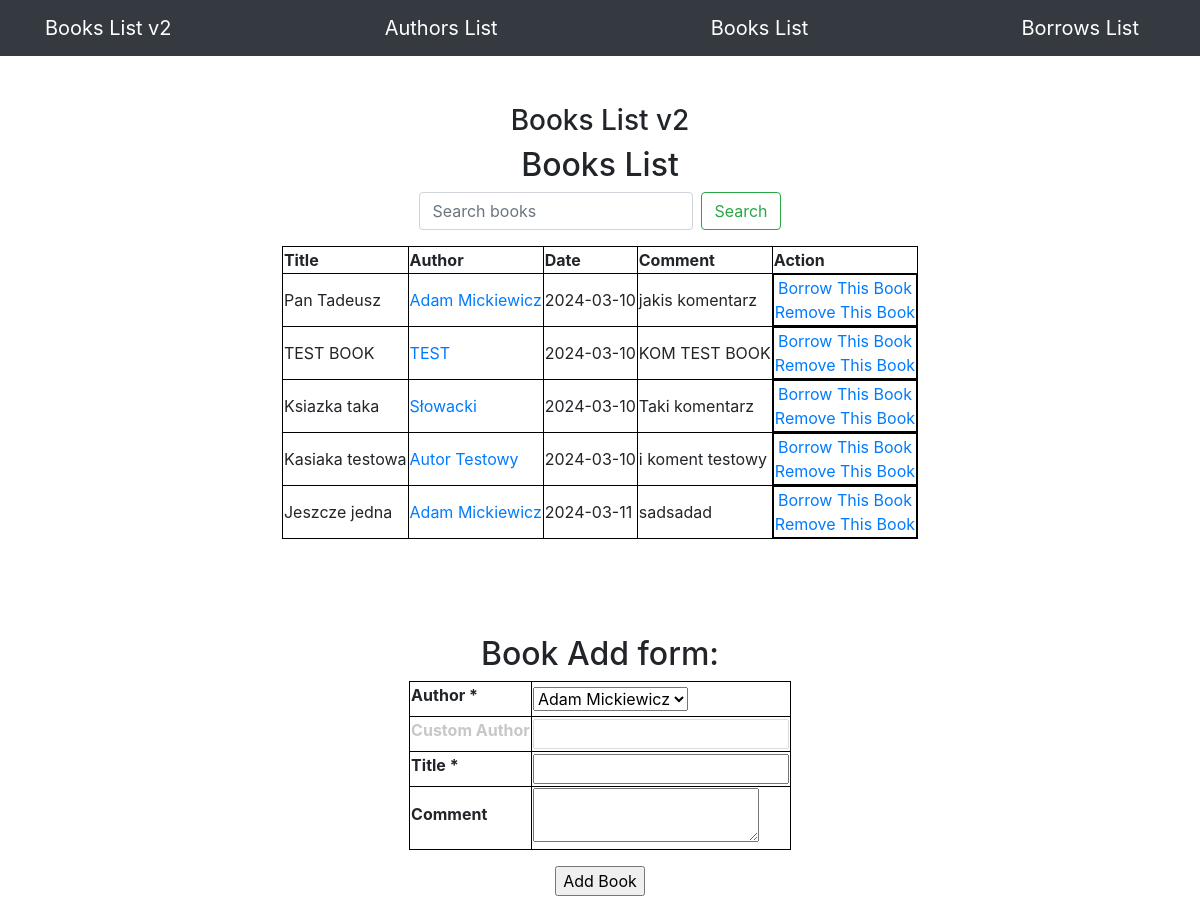
/books/, run on an earlier commit of the app's database.
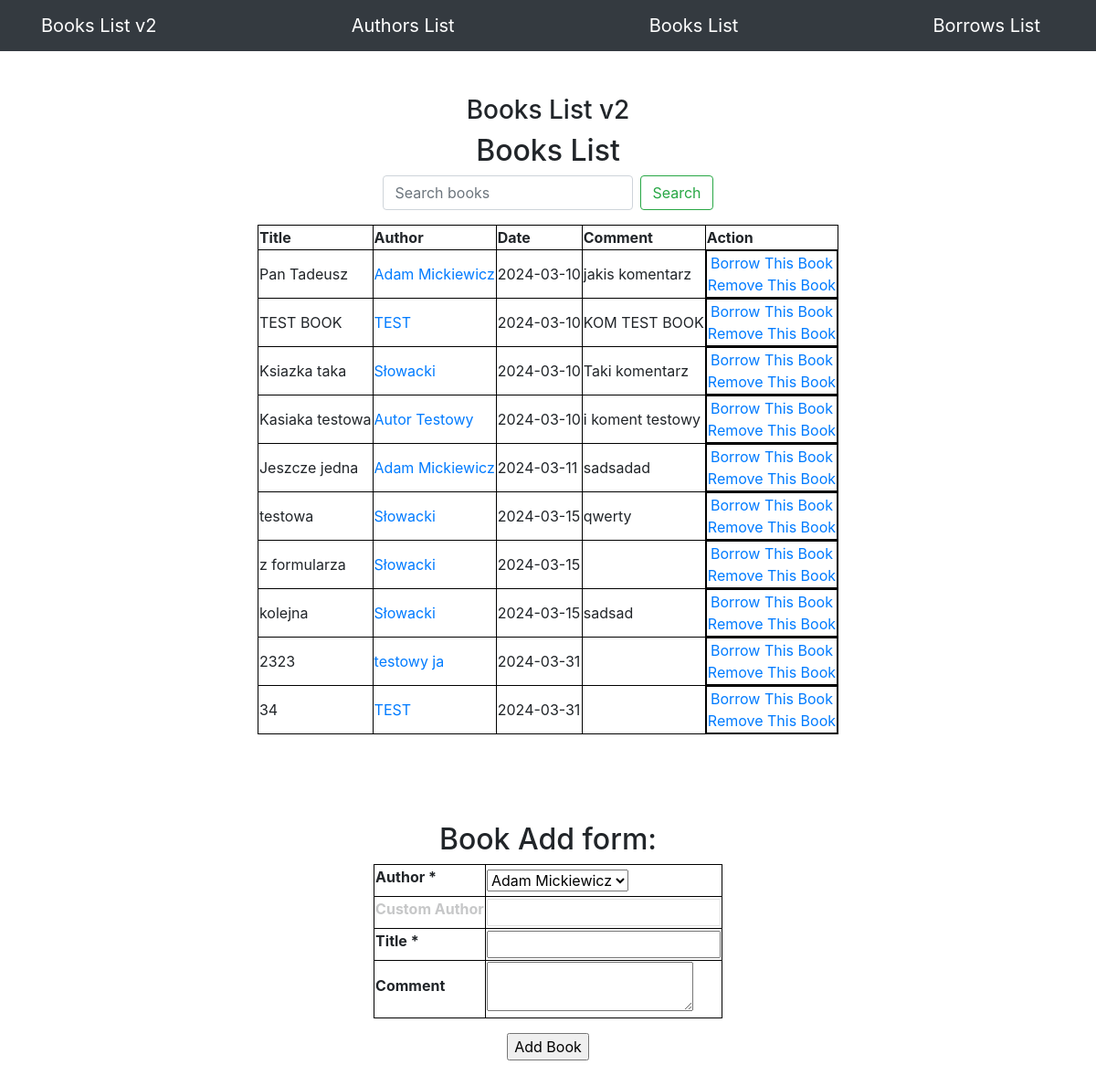
And on a later commit of the database.
### app/models.py (models this page shows, shortened)
class Book(db.Model):
    id = db.Column(db.Integer, primary_key=True)
    title = db.Column(db.String(100), index=True)
    date = db.Column(db.String(100), index=True, default=datetime.today().strftime('%Y-%m-%d'))
    comment = db.Column(db.String(100), index=True)
    author_id = db.Column(db.Integer, db.ForeignKey('author.id'))
    borrows = db.relationship("Borrow", back_populates="book")

class Author(db.Model):
    id = db.Column(db.Integer, primary_key=True)
    name = db.Column(db.String(100), index=True, unique=True)
    comment = db.Column(db.String(100), index=True)
    books = db.relationship("Book", backref="author")

### app/routes.py (the view)
@app.route('/books/', methods=["GET"])
def books_view():
    authors = Author.query.all()
    author_name = request.args.get('author')
    search_query = request.args.get('search')
    form = AuthorAndBookForm(authors, author=author_name)
    author = None
    if author_name:
        author = Author.query.filter_by(name=author_name).first()
        if author:
            books = Book.query.filter_by(author_id=author.id).all()
        else:
            books = []
    elif search_query:
        books = Book.query.filter(Book.title.ilike(f"%{search_query}%")).all()
    else:
        books = Book.query.all()
    return render_template("books.html",
                           author=author,
                           form=form,
                           search=search_query,
                           books=books)

### app/forms.py (shortened to what this page needs)
class AuthorAndBookForm(FlaskForm):
    author = SelectField('Author', validators=[DataRequired()])
    customauthor = StringField('Custom Author', validators=[Optional()])
    title = StringField('Title', validators=[DataRequired()])
    comment = TextAreaField('Comment')
    def __init__(self, authors, extra_validators=None, *args, **kwargs):
        extra_validators = kwargs.pop('extra_validators', None)
        super(AuthorAndBookForm, self).__init__(*args, **kwargs)
        choices =  [author.name for author in authors] + ['custom']
        self.author.choices = choices
        self.authors_names = [author.name for author in authors]
        self.extra_validators = extra_validators

### app/templates/books.html (shortened to what this page needs)
{% extends "base.html" %}
{% block content %}
<div class="d-flex flex-column justify-content-center align-items-center">
    <div class="col-lg-12 text-center d-flex flex-column justify-content-center align-items-center">
        <h3 class="mt-5">Books List v2</h3>
        <h2>Books List</h2>
        <form class="form-inline mb-3" action="/books/" method="GET">
            <input class="form-control mr-sm-2" type="text" value="{% if search_query %}{{ search_query }}{% endif %}" placeholder="Search books" aria-label="Search books" name="search">
            <button class="btn btn-outline-success" type="submit">Search</button>
        </form>
    </div>
    {% if books %}
    <table class="mb-5">
        <thead>
        <th>Title</th>
        <th>Author</th>
        <th>Date</th>
        <th>Comment</th>
        <th>Action</th>
        </thead>
        {% for book in books %}
        <tr>
            <td>{{ book.title }}</a></td>
            {% if book.author.name %}
            <td><a href="/books/?author={{ book.author.name }}">{{ book.author.name }}</a></td>
            {% else %}
            <td>unknown</a></td>
            {% endif %}
            <td>{{ book.date }}</td>
            <td>{{ book.comment }}</td>
            <td class="d-flex flex-column justify-content-center align-items-center">
                <a href="/addborrow/{{ loop.index }}">Borrow This Book</a>
                <a href="/removebook/{{ book.id }}">Remove This Book</a>
            </td>
        </tr>
        {% endfor %}
    {% else %}
        <h3>Nothing was found.</h3>
    {% endif %}
    </table>
    <div class="d-flex flex-column justify-content-center align-items-center">
        <h2 class="mt-5">Book Add form:</h2>
        <form class="d-flex flex-column justify-content-center align-items-center mb-5" method="POST" action="/addbook/">
            <table class="mb-3">
                {% for field in form if field.widget.input_type != 'hidden' %}
                    <tr class={{ field.id }}>
                        <th>{{ field.label }} {% if field.flags.required %}*{% endif %}</th>
                        <td>{{ field(id=field.id) }}</td>
                    </tr>
                {% endfor %}
            </table>
            <input type="submit" value="Add Book">
        </form>
    </div>
</div>
{% endblock %}

What changed in the data, as far as the page shows it:
added Book: title "testowa", author.name "Słowacki", date "2024-03-15", comment "qwerty"
added Book: title "z formularza", author.name "Słowacki", date "2024-03-15"
added Book: title "kolejna", author.name "Słowacki", date "2024-03-15", comment "sadsad"
added Book: title "2323", author.name "testowy ja", date "2024-03-31"
added Book: title "34", author.name "TEST", date "2024-03-31"
